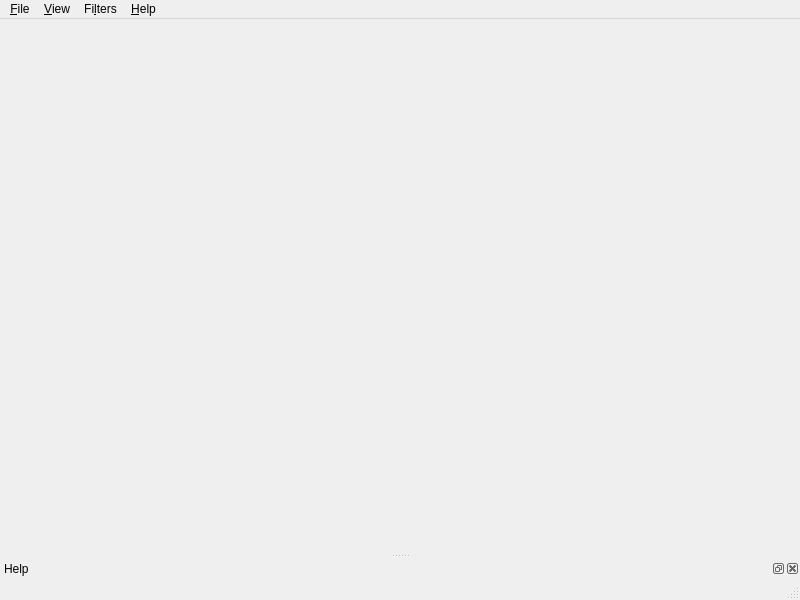
<?xml version="1.0" encoding="UTF-8"?>
<ui version="4.0">
 <class>MainWindow</class>
 <widget class="QMainWindow" name="MainWindow">
  <property name="geometry">
   <rect>
    <x>0</x>
    <y>0</y>
    <width>800</width>
    <height>600</height>
   </rect>
  </property>
  <property name="windowTitle">
   <string>MainWindow</string>
  </property>
  <widget class="QWidget" name="centralwidget"/>
  <widget class="QMenuBar" name="menubar">
   <property name="geometry">
    <rect>
     <x>0</x>
     <y>0</y>
     <width>800</width>
     <height>25</height>
    </rect>
   </property>
   <widget class="QMenu" name="menu_File">
    <property name="title">
     <string>&amp;File</string>
    </property>
    <addaction name="openAct"/>
    <addaction name="separator"/>
    <addaction name="exitAct"/>
   </widget>
   <widget class="QMenu" name="menu_View">
    <property name="title">
     <string>&amp;View</string>
    </property>
    <addaction name="zoomInAct"/>
    <addaction name="zoomOutAct"/>
    <addaction name="normalSizeAct"/>
    <addaction name="separator"/>
    <addaction name="fitToWindowAct"/>
   </widget>
   <widget class="QMenu" name="menuFi_lters">
    <property name="title">
     <string>Fi&amp;lters</string>
    </property>
    <addaction name="greyscaleAct"/>
    <addaction name="negativeAct"/>
    <addaction name="gradientAct"/>
    <addaction name="separator"/>
    <addaction name="hMirrorAct"/>
    <addaction name="vMirrorAct"/>
   </widget>
   <widget class="QMenu" name="menu_Help">
    <property name="title">
     <string>&amp;Help</string>
    </property>
    <addaction name="helpAct"/>
    <addaction name="separator"/>
    <addaction name="aboutAct"/>
    <addaction name="aboutQtAct"/>
   </widget>
   <addaction name="menu_File"/>
   <addaction name="menu_View"/>
   <addaction name="menuFi_lters"/>
   <addaction name="menu_Help"/>
  </widget>
  <widget class="QStatusBar" name="statusbar"/>
  <widget class="QDockWidget" name="helpWindow">
   <property name="windowTitle">
    <string>Help</string>
   </property>
   <attribute name="dockWidgetArea">
    <number>8</number>
   </attribute>
   <widget class="QWidget" name="dockWidgetContents"/>
  </widget>
  <action name="openAct">
   <property name="text">
    <string>&amp;Open</string>
   </property>
   <property name="shortcut">
    <string>Ctrl+O</string>
   </property>
  </action>
  <action name="exitAct">
   <property name="text">
    <string>E&amp;xit</string>
   </property>
   <property name="shortcut">
    <string>Ctrl+X</string>
   </property>
  </action>
  <action name="zoomInAct">
   <property name="text">
    <string>Zoom &amp;In (25%)</string>
   </property>
   <property name="shortcut">
    <string>Ctrl++</string>
   </property>
  </action>
  <action name="zoomOutAct">
   <property name="text">
    <string>Zoom &amp;Out (25%)</string>
   </property>
   <property name="shortcut">
    <string>Ctrl+-</string>
   </property>
  </action>
  <action name="normalSizeAct">
   <property name="text">
    <string>&amp;Normal size</string>
   </property>
   <property name="shortcut">
    <string>Ctrl+S</string>
   </property>
  </action>
  <action name="fitToWindowAct">
   <property name="text">
    <string>&amp;Fit to window</string>
   </property>
   <property name="shortcut">
    <string>Ctrl+F</string>
   </property>
  </action>
  <action name="greyscaleAct">
   <property name="text">
    <string>&amp;Greyscale</string>
   </property>
  </action>
  <action name="negativeAct">
   <property name="text">
    <string>&amp;Negative</string>
   </property>
  </action>
  <action name="gradientAct">
   <property name="text">
    <string>G&amp;radient</string>
   </property>
  </action>
  <action name="hMirrorAct">
   <property name="text">
    <string>Mirror &amp;horizontally</string>
   </property>
  </action>
  <action name="vMirrorAct">
   <property name="text">
    <string>Mirror &amp;vertically</string>
   </property>
  </action>
  <action name="aboutAct">
   <property name="text">
    <string>&amp;About</string>
   </property>
  </action>
  <action name="aboutQtAct">
   <property name="text">
    <string>About &amp;Qt</string>
   </property>
  </action>
  <action name="helpAct">
   <property name="text">
    <string>Show help</string>
   </property>
  </action>
 </widget>
 <resources/>
 <connections/>
</ui>
